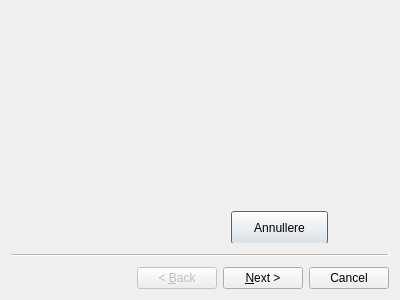
<?xml version="1.0" encoding="UTF-8"?>
<ui version="4.0">
 <class>snorWindow</class>
 <widget class="QWizard" name="snorWindow">
  <property name="geometry">
   <rect>
    <x>0</x>
    <y>0</y>
    <width>400</width>
    <height>300</height>
   </rect>
  </property>
  <property name="windowTitle">
   <string>Wizard</string>
  </property>
  <widget class="QWizardPage" name="wizardPage1">
   <widget class="QPushButton" name="cancelButton">
    <property name="geometry">
     <rect>
      <x>220</x>
      <y>200</y>
      <width>97</width>
      <height>33</height>
     </rect>
    </property>
    <property name="text">
     <string>Annullere</string>
    </property>
   </widget>
  </widget>
  <widget class="QWizardPage" name="wizardPage2"/>
 </widget>
 <resources/>
 <connections/>
</ui>
